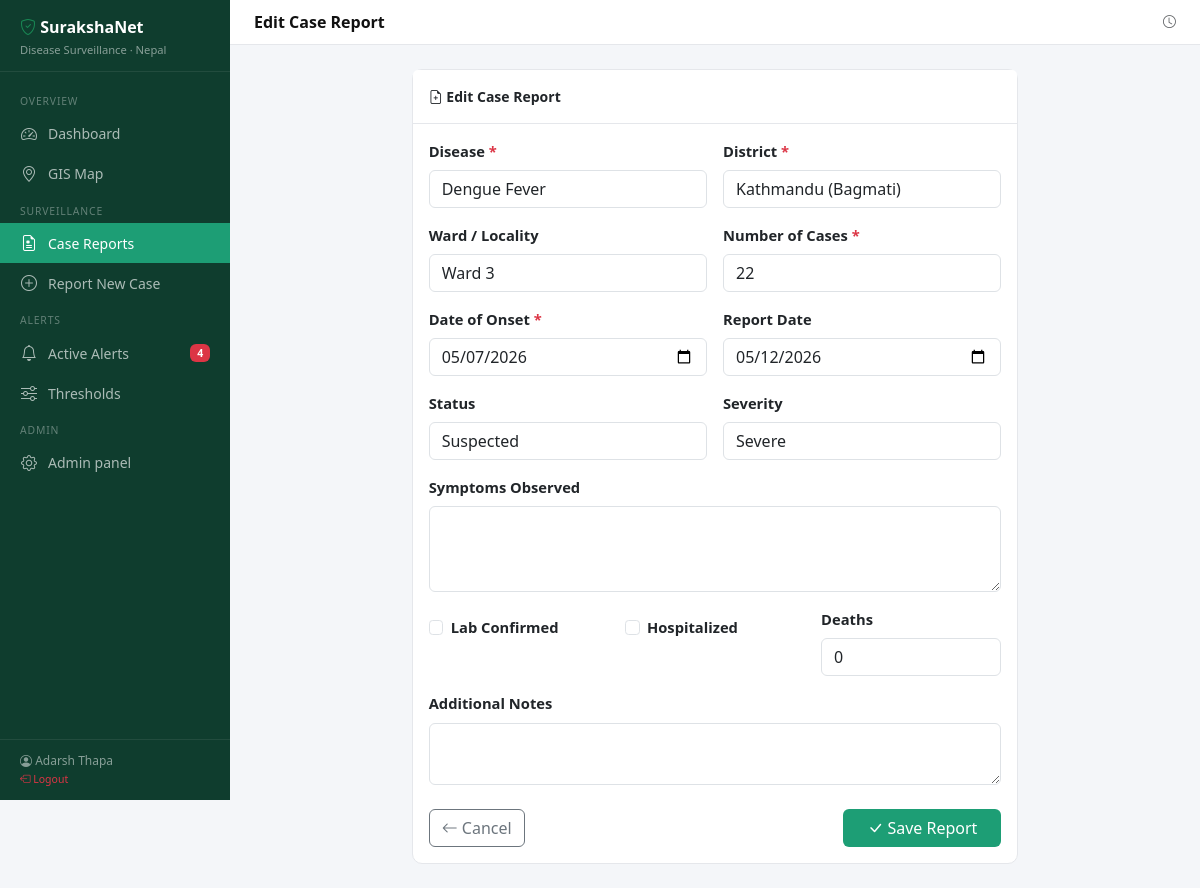
The app's page /cases/8/edit/ (signed in) with its own data.
### surveillance/models.py (models this page shows, shortened)
class CaseReport(models.Model):
    STATUS_CHOICES = [
        ('suspected', 'Suspected'),
        ('confirmed', 'Confirmed'),
        ('negative', 'Negative'),
        ('recovered', 'Recovered'),
        ('deceased', 'Deceased'),
    ]
    SEVERITY_CHOICES = [
        ('mild', 'Mild'),
        ('moderate', 'Moderate'),
        ('severe', 'Severe'),
        ('critical', 'Critical'),
    ]
    disease = models.ForeignKey(Disease, on_delete=models.CASCADE, related_name='cases')
    district = models.ForeignKey(District, on_delete=models.CASCADE, related_name='cases')
    reported_by = models.ForeignKey(User, on_delete=models.SET_NULL, null=True, related_name='reported_cases')
    case_count = models.PositiveIntegerField(default=1)
    onset_date = models.DateField()
    report_date = models.DateField(default=timezone.now)
    status = models.CharField(max_length=15, choices=STATUS_CHOICES, default='suspected')
    severity = models.CharField(max_length=10, choices=SEVERITY_CHOICES, default='mild')
    ward = models.CharField(max_length=100, blank=True)
    symptoms = models.TextField(blank=True)
    lab_confirmed = models.BooleanField(default=False)
    hospitalized = models.BooleanField(default=False)
    deaths = models.PositiveIntegerField(default=0)
    notes = models.TextField(blank=True)
    created_at = models.DateTimeField(auto_now_add=True)
    updated_at = models.DateTimeField(auto_now=True)
    class Meta:
        ordering = ['-report_date', '-created_at']

### surveillance/views.py (the view)
# urls.py: path('cases/<int:pk>/edit/', views.case_edit, name='case_edit'),
@login_required
def case_edit(request, pk):
    case = get_object_or_404(CaseReport, pk=pk)
    if request.method == 'POST':
        form = CaseReportForm(request.POST, instance=case)
        if form.is_valid():
            form.save()
            messages.success(request, "Case report updated.")
            return redirect('case_list')
    else:
        form = CaseReportForm(instance=case)
    return render(request, 'surveillance/case_form.html', {'form': form, 'title': 'Edit Case Report', 'case': case})

### surveillance/forms.py
class CaseReportForm(forms.ModelForm):
    class Meta:
        model = CaseReport
        fields = [
            'disease', 'district', 'ward', 'case_count',
            'onset_date', 'report_date', 'status', 'severity',
            'symptoms', 'lab_confirmed', 'hospitalized', 'deaths', 'notes'
        ]
        widgets = {
            'onset_date': forms.DateInput(attrs={'type': 'date'}),
            'report_date': forms.DateInput(attrs={'type': 'date'}),
            'symptoms': forms.Textarea(attrs={'rows': 3}),
            'notes': forms.Textarea(attrs={'rows': 2}),
        }
    def __init__(self, *args, **kwargs):
        super().__init__(*args, **kwargs)
        for field in self.fields.values():
            field.widget.attrs.setdefault('class', 'form-control')
        for f in ['lab_confirmed', 'hospitalized']:
            self.fields[f].widget.attrs['class'] = 'form-check-input'
        self.fields['report_date'].initial = timezone.now().date()

### surveillance/context_processors.py (called while the page is built)
def alert_count(request):
    if request.user.is_authenticated:
        count = Alert.objects.filter(status='active').count()
        return {'active_alert_count': count}
    return {'active_alert_count': 0}

### surveillance/models.py (called while the page is built)
    def __str__(self):
        return f"{self.name} ({self.province.name})"

    def __str__(self):
        return self.name

### surveillance/templates/surveillance/case_form.html (shortened to what this page needs)
{% extends "surveillance/base.html" %}
{% block page_title %}{{ title }}{% endblock %}
{% block content %}
<div class="row justify-content-center">
  <div class="col-lg-8">
    <div class="card">
      <div class="card-header py-3">
        <i class="bi bi-file-earmark-plus"></i> {{ title }}
      </div>
      <div class="card-body">
        <form method="post" novalidate>
          <div class="row g-3">
            <div class="col-md-6">
              <label class="form-label fw-semibold">Disease <span class="text-danger">*</span></label>
              {{ form.disease }}
            </div>
            <div class="col-md-6">
              <label class="form-label fw-semibold">District <span class="text-danger">*</span></label>
              {{ form.district }}
            </div>
            <div class="col-md-6">
              <label class="form-label fw-semibold">Ward / Locality</label>
              {{ form.ward }}
            </div>
            <div class="col-md-6">
              <label class="form-label fw-semibold">Number of Cases <span class="text-danger">*</span></label>
              {{ form.case_count }}
            </div>
            <div class="col-md-6">
              <label class="form-label fw-semibold">Date of Onset <span class="text-danger">*</span></label>
              {{ form.onset_date }}
            </div>
            <div class="col-md-6">
              <label class="form-label fw-semibold">Report Date</label>
              {{ form.report_date }}
            </div>
            <div class="col-md-6">
              <label class="form-label fw-semibold">Status</label>
              {{ form.status }}
            </div>
            <div class="col-md-6">
              <label class="form-label fw-semibold">Severity</label>
              {{ form.severity }}
            </div>
            <div class="col-12">
              <label class="form-label fw-semibold">Symptoms Observed</label>
              {{ form.symptoms }}
            </div>
            <div class="col-md-4">
              <div class="form-check mt-2">
                {{ form.lab_confirmed }}
                <label class="form-check-label fw-semibold" for="{{ form.lab_confirmed.id_for_label }}">
                  Lab Confirmed
                </label>
              </div>
            </div>
            <div class="col-md-4">
              <div class="form-check mt-2">
                {{ form.hospitalized }}
                <label class="form-check-label fw-semibold" for="{{ form.hospitalized.id_for_label }}">
                  Hospitalized
                </label>
              </div>
            </div>
            <div class="col-md-4">
              <label class="form-label fw-semibold">Deaths</label>
              {{ form.deaths }}
            </div>
            <div class="col-12">
              <label class="form-label fw-semibold">Additional Notes</label>
              {{ form.notes }}
            </div>
          </div>
          <div class="d-flex justify-content-between mt-4">
            <a href="{% url 'case_list' %}" class="btn btn-outline-secondary">
              <i class="bi bi-arrow-left"></i> Cancel
            </a>
            <button type="submit" class="btn btn-brand px-4">
              <i class="bi bi-check-lg"></i> Save Report
            </button>
          </div>
        </form>
      </div>
    </div>
  </div>
</div>
{% endblock %}

### surveillance/templates/surveillance/base.html (shortened to what this page needs)
<!DOCTYPE html>
<html lang="en">
<head>
  <link href="https://cdn.jsdelivr.net/npm/bootstrap@5.3.2/dist/css/bootstrap.min.css" rel="stylesheet">
  <link href="https://cdn.jsdelivr.net/npm/bootstrap-icons@1.11.3/font/bootstrap-icons.min.css" rel="stylesheet">
  <link rel="stylesheet" href="https://unpkg.com/leaflet@1.9.4/dist/leaflet.css">
</head>
<body>
{% if user.is_authenticated %}
<nav id="sidebar">
  <div class="sidebar-brand">
    <h5><i class="bi bi-shield-check text-success"></i> SurakshaNet</h5>
    <small>Disease Surveillance · Nepal</small>
  </div>
  <div class="sidebar-nav">
    <div class="nav-section-label">Overview</div>
    <a href="{% url 'dashboard' %}" class="nav-link {% if request.resolver_match.url_name == 'dashboard' %}active{% endif %}">
      <i class="bi bi-speedometer2"></i> Dashboard
    </a>
    <a href="{% url 'map' %}" class="nav-link {% if request.resolver_match.url_name == 'map' %}active{% endif %}">
      <i class="bi bi-geo-alt"></i> GIS Map
    </a>
    <div class="nav-section-label">Surveillance</div>
    <a href="{% url 'case_list' %}" class="nav-link {% if 'case' in request.resolver_match.url_name %}active{% endif %}">
      <i class="bi bi-file-earmark-medical"></i> Case Reports
    </a>
    <a href="{% url 'case_create' %}" class="nav-link">
      <i class="bi bi-plus-circle"></i> Report New Case
    </a>
    <div class="nav-section-label">Alerts</div>
    <a href="{% url 'alert_list' %}" class="nav-link {% if 'alert' in request.resolver_match.url_name %}active{% endif %}">
      <i class="bi bi-bell"></i> Active Alerts
      {% with count=active_alert_count %}
        {% if count %}<span class="badge bg-danger ms-auto">{{ count }}</span>{% endif %}
      {% endwith %}
    </a>
    <a href="{% url 'threshold_list' %}" class="nav-link {% if 'threshold' in request.resolver_match.url_name %}active{% endif %}">
      <i class="bi bi-sliders"></i> Thresholds
    </a>
    <div class="nav-section-label">Admin</div>
    <a href="/admin/" class="nav-link"><i class="bi bi-gear"></i> Admin panel</a>
  </div>
  <div class="sidebar-footer">
    <i class="bi bi-person-circle"></i> {{ user.get_full_name|default:user.username }}<br>
    <a href="{% url 'logout' %}" class="text-danger text-decoration-none small">
      <i class="bi bi-box-arrow-left"></i> Logout
    </a>
  </div>
</nav>
<div id="main">
  <div class="topbar">
    <span class="topbar-title">{% block page_title %}Dashboard{% endblock %}</span>
    <div class="d-flex align-items-center gap-3">
      <span class="text-muted small"><i class="bi bi-clock"></i> {{ now|date:"D, d M Y" }}</span>
    </div>
  </div>
  <div class="page-body">
    {% block content %}{% endblock %}
  </div>
</div>
{% else %}
  {% block auth_content %}{% endblock %}
{% endif %}
</body>
</html>

### surveillance/templates/surveillance/base.html (style rules this page uses)
:root { --sidebar-width: 230px; --brand-green: #1D9E75; --brand-dark: #0f3d2e; --brand-red: #E24B4A; --brand-amber: #EF9F27; }
body { background: #f4f6f9; font-size: 0.92rem; }
#sidebar { position: fixed; top: 0; left: 0; height: 100vh; width: var(--sidebar-width); background: var(--brand-dark); display: flex; flex-direction: column; z-index: 1000; overflow-y: auto; }
.sidebar-brand { padding: 18px 20px 12px; border-bottom: 1px solid rgba(255,255,255,0.08); }
.sidebar-brand h5 { color: #fff; font-weight: 600; margin: 0; font-size: 1rem; }
.sidebar-brand small { color: rgba(255,255,255,0.5); font-size: 0.7rem; }
.sidebar-nav { padding: 12px 0; flex: 1; }
.nav-section-label { font-size: 0.65rem; text-transform: uppercase; letter-spacing: .08em; color: rgba(255,255,255,0.35); padding: 10px 20px 4px; }
.sidebar-nav .nav-link { color: rgba(255,255,255,0.65); padding: 8px 20px; border-radius: 0; display: flex; align-items: center; gap: 10px; font-size: 0.875rem; transition: all 0.15s; }
.sidebar-nav .nav-link.active { color: #fff; background: var(--brand-green); }
.sidebar-nav .nav-link i { font-size: 1rem; width: 18px; text-align: center; }
.sidebar-footer { padding: 12px 20px; border-top: 1px solid rgba(255,255,255,0.08); color: rgba(255,255,255,0.5); font-size: 0.75rem; }
#main { margin-left: var(--sidebar-width); min-height: 100vh; }
.topbar { background: #fff; border-bottom: 1px solid #e5e7eb; padding: 10px 24px; display: flex; align-items: center; justify-content: space-between; position: sticky; top: 0; z-index: 100; }
.topbar-title { font-weight: 600; font-size: 1rem; color: #111; }
.page-body { padding: 24px; }
.card { border: 1px solid #e5e7eb; border-radius: 10px; }
.card-header { background: #fff; border-bottom: 1px solid #e5e7eb; font-weight: 600; font-size: 0.875rem; }
.btn-brand { background: var(--brand-green); color: #fff; border: none; }

### records on screen
CaseReport: disease "Dengue Fever", district "Kathmandu (Bagmati)", ward "Ward 3", case_count "22", onset_date "05/07/2026", report_date "05/12/2026", status "Suspected", severity "Severe", deaths "0"

### other values on screen
{{ count }} "4"
{{ user.get_full_name|default:user.username }} "Adarsh Thapa"
{{ title }} "Edit Case Report"
